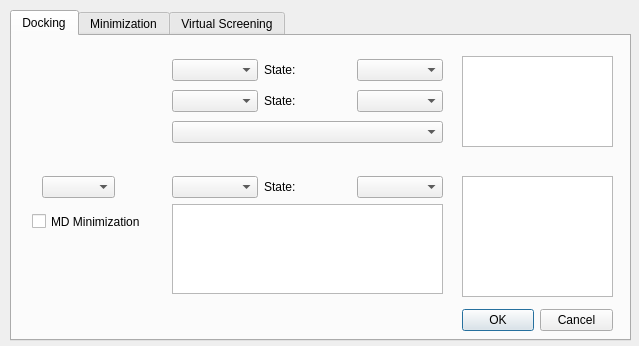
<?xml version="1.0" encoding="UTF-8"?>
<ui version="4.0">
 <class>Form</class>
 <widget class="QWidget" name="Form">
  <property name="geometry">
   <rect>
    <x>0</x>
    <y>0</y>
    <width>639</width>
    <height>346</height>
   </rect>
  </property>
  <property name="windowTitle">
   <string>Form</string>
  </property>
  <widget class="QTabWidget" name="tabWidget">
   <property name="geometry">
    <rect>
     <x>10</x>
     <y>10</y>
     <width>621</width>
     <height>331</height>
    </rect>
   </property>
   <property name="currentIndex">
    <number>0</number>
   </property>
   <widget class="QWidget" name="tab">
    <attribute name="title">
     <string>Docking</string>
    </attribute>
    <widget class="QComboBox" name="mode_chooser_2">
     <property name="geometry">
      <rect>
       <x>30</x>
       <y>140</y>
       <width>73</width>
       <height>22</height>
      </rect>
     </property>
    </widget>
    <widget class="QTextEdit" name="output_chooser_2">
     <property name="geometry">
      <rect>
       <x>450</x>
       <y>140</y>
       <width>151</width>
       <height>121</height>
      </rect>
     </property>
    </widget>
    <widget class="QWidget" name="verticalLayoutWidget_2">
     <property name="geometry">
      <rect>
       <x>160</x>
       <y>140</y>
       <width>271</width>
       <height>118</height>
      </rect>
     </property>
     <layout class="QVBoxLayout" name="verticalLayout_2">
      <item>
       <layout class="QHBoxLayout" name="protein_state_layout_2">
        <item>
         <widget class="QComboBox" name="protein_chooser_2"/>
        </item>
        <item>
         <widget class="QLabel" name="protein_state_label_2">
          <property name="text">
           <string>State:</string>
          </property>
         </widget>
        </item>
        <item>
         <widget class="QComboBox" name="protein_state_chooser_2"/>
        </item>
       </layout>
      </item>
      <item>
       <widget class="QPlainTextEdit" name="smile_chooser_2"/>
      </item>
     </layout>
    </widget>
    <widget class="QWidget" name="verticalLayoutWidget">
     <property name="geometry">
      <rect>
       <x>160</x>
       <y>20</y>
       <width>271</width>
       <height>91</height>
      </rect>
     </property>
     <layout class="QVBoxLayout" name="verticalLayout">
      <item>
       <layout class="QHBoxLayout" name="protein_state_layout_1">
        <item>
         <widget class="QComboBox" name="protein_chooser_1"/>
        </item>
        <item>
         <widget class="QLabel" name="protein_state_label_1">
          <property name="text">
           <string>State:</string>
          </property>
         </widget>
        </item>
        <item>
         <widget class="QComboBox" name="protein_state_chooser_1"/>
        </item>
       </layout>
      </item>
      <item>
       <layout class="QHBoxLayout" name="ligand_state_layout_1">
        <item>
         <widget class="QComboBox" name="ligand_chooser_1"/>
        </item>
        <item>
         <widget class="QLabel" name="ligand_state_label_1">
          <property name="text">
           <string>State:</string>
          </property>
         </widget>
        </item>
        <item>
         <widget class="QComboBox" name="ligand_state_chooser_1"/>
        </item>
       </layout>
      </item>
      <item>
       <widget class="QComboBox" name="mode_chooser"/>
      </item>
     </layout>
    </widget>
    <widget class="QTextEdit" name="output_chooser">
     <property name="geometry">
      <rect>
       <x>450</x>
       <y>20</y>
       <width>151</width>
       <height>91</height>
      </rect>
     </property>
    </widget>
    <widget class="QCheckBox" name="minimizer">
     <property name="geometry">
      <rect>
       <x>20</x>
       <y>170</y>
       <width>111</width>
       <height>31</height>
      </rect>
     </property>
     <property name="text">
      <string>MD Minimization</string>
     </property>
    </widget>
    <widget class="QDialogButtonBox" name="buttonBox">
     <property name="geometry">
      <rect>
       <x>450</x>
       <y>270</y>
       <width>151</width>
       <height>28</height>
      </rect>
     </property>
     <property name="standardButtons">
      <set>QDialogButtonBox::Cancel|QDialogButtonBox::Ok</set>
     </property>
    </widget>
   </widget>
   <widget class="QWidget" name="tab_2">
    <attribute name="title">
     <string>Minimization</string>
    </attribute>
    <widget class="QWidget" name="verticalLayoutWidget_3">
     <property name="geometry">
      <rect>
       <x>150</x>
       <y>60</y>
       <width>301</width>
       <height>141</height>
      </rect>
     </property>
     <layout class="QVBoxLayout" name="verticalLayout_3">
      <item>
       <layout class="QHBoxLayout" name="protein_state_layout">
        <item>
         <widget class="QComboBox" name="protein_chooser_MD"/>
        </item>
        <item>
         <widget class="QLabel" name="protein_state_label">
          <property name="text">
           <string>State:</string>
          </property>
         </widget>
        </item>
        <item>
         <widget class="QComboBox" name="protein_state_chooser"/>
        </item>
       </layout>
      </item>
      <item>
       <layout class="QHBoxLayout" name="ligand_state_layout">
        <item>
         <widget class="QComboBox" name="ligand_chooser_MD"/>
        </item>
        <item>
         <widget class="QLabel" name="ligand_state_label">
          <property name="text">
           <string>State:</string>
          </property>
         </widget>
        </item>
        <item>
         <widget class="QComboBox" name="ligand_state_chooser"/>
        </item>
       </layout>
      </item>
     </layout>
    </widget>
    <widget class="QDialogButtonBox" name="buttonBox_MD">
     <property name="geometry">
      <rect>
       <x>230</x>
       <y>220</y>
       <width>151</width>
       <height>28</height>
      </rect>
     </property>
     <property name="standardButtons">
      <set>QDialogButtonBox::Cancel|QDialogButtonBox::Ok</set>
     </property>
    </widget>
    <widget class="QCheckBox" name="protein_only_flag">
     <property name="geometry">
      <rect>
       <x>150</x>
       <y>30</y>
       <width>200</width>
       <height>20</height>
      </rect>
     </property>
     <property name="text">
      <string>Protein-only minimization</string>
     </property>
    </widget>
    <widget class="QLineEdit" name="output_name_MD">
     <property name="geometry">
      <rect>
       <x>150</x>
       <y>180</y>
       <width>301</width>
       <height>25</height>
      </rect>
     </property>
     <property name="placeholderText">
      <string>Output name (default: minimized_complex)</string>
     </property>
    </widget>
    <widget class="QLabel" name="output_name_label">
     <property name="geometry">
      <rect>
       <x>70</x>
       <y>180</y>
       <width>80</width>
       <height>25</height>
      </rect>
     </property>
     <property name="text">
      <string>Output Name:</string>
     </property>
    </widget>
   </widget>
   <widget class="QWidget" name="tab_vs">
    <attribute name="title">
     <string>Virtual Screening</string>
    </attribute>
    <widget class="QWidget" name="verticalLayoutWidget_vs">
     <property name="geometry">
      <rect>
       <x>150</x>
       <y>40</y>
       <width>301</width>
       <height>181</height>
      </rect>
     </property>
     <layout class="QVBoxLayout" name="verticalLayout_vs">
      <item>
       <layout class="QHBoxLayout" name="protein_state_layout_vs">
        <item>
         <widget class="QComboBox" name="protein_chooser_VS"/>
        </item>
        <item>
         <widget class="QLabel" name="protein_state_label_VS">
          <property name="text">
           <string>State:</string>
          </property>
         </widget>
        </item>
        <item>
         <widget class="QComboBox" name="protein_state_chooser_VS"/>
        </item>
       </layout>
      </item>
      <item>
       <widget class="QLineEdit" name="smiles_field_VS">
        <property name="placeholderText">
         <string>Dot‑separated SMILES or multiLigand.sdf</string>
        </property>
       </widget>
      </item>
      <item>
       <layout class="QHBoxLayout" name="output_layout_vs">
        <item>
         <widget class="QLabel" name="output_label_VS">
          <property name="text">
           <string>Basename:</string>
          </property>
         </widget>
        </item>
        <item>
         <widget class="QLineEdit" name="output_field_VS"/>
        </item>
       </layout>
      </item>
     </layout>
    </widget>
    <widget class="QDialogButtonBox" name="vs_buttonBox">
     <property name="geometry">
      <rect>
       <x>230</x>
       <y>240</y>
       <width>151</width>
       <height>28</height>
      </rect>
     </property>
     <property name="standardButtons">
      <set>QDialogButtonBox::Cancel|QDialogButtonBox::Ok</set>
     </property>
    </widget>
   </widget>
  </widget>
 </widget>
 <resources/>
 <connections/>
</ui>
